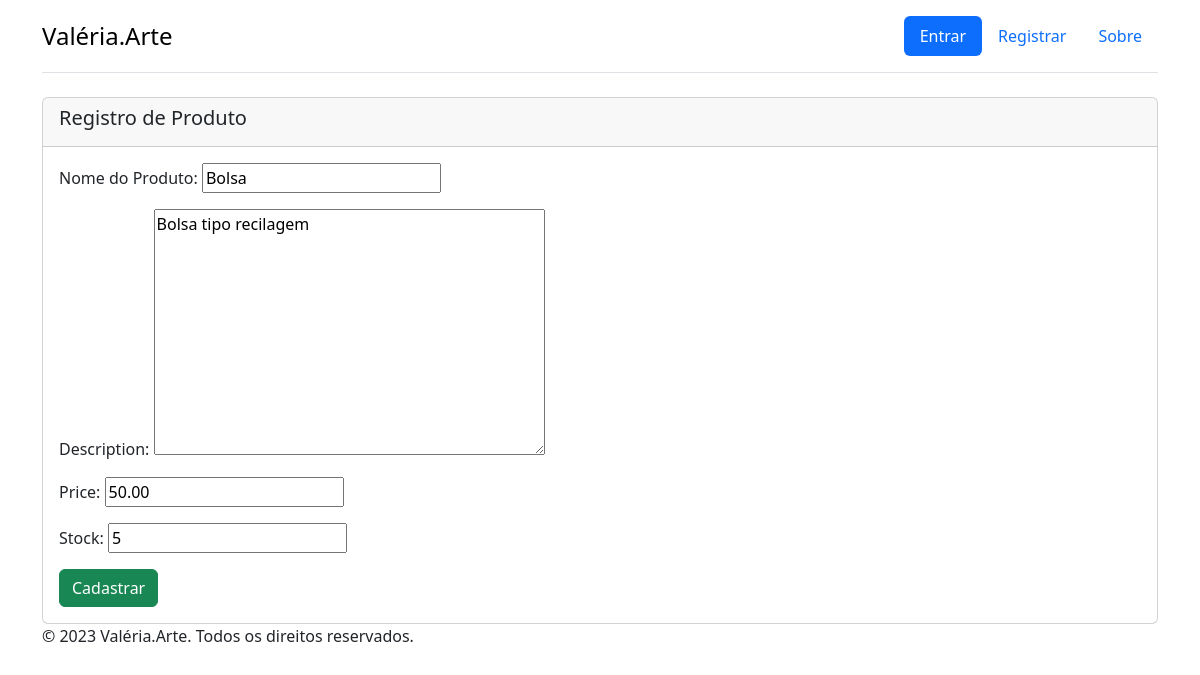
Page /products/product/1/edit/ on the earlier database version.
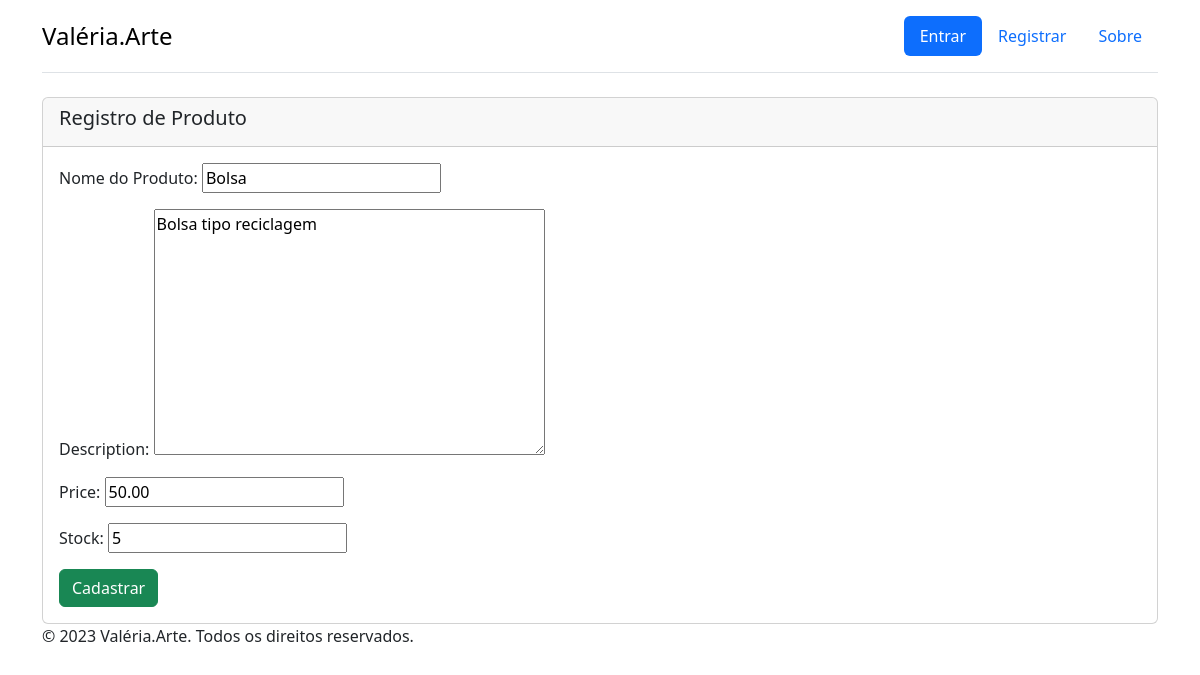
Same page on the later database version.
### products/models.py (models this page shows, shortened)
class Product(models.Model):
    name = models.CharField(max_length=100)
    description = models.TextField()
    price = models.DecimalField(max_digits=10, decimal_places=2)
    stock = models.IntegerField()
    class Meta:
        verbose_name = "Produto"
        verbose_name_plural = "Produtos"

### products/views.py (the view, shortened to what this page needs)
# urls.py: path('product/<int:pk>/edit/', ProductUpdateView.as_view(), name='product_edit'),
class ProductUpdateView(UpdateView):
    model = Product
    form_class = ProductForm
    template_name = 'produtos/product_form.html' # Reutiliza o mesmo formulário da criação
    success_url = reverse_lazy('products-index')

### products/forms.py
class ProductForm(forms.ModelForm):
    class Meta:
        model = Product
        fields = ('name', 'description', 'price', 'stock')
        labels = {
            'name': 'Nome do Produto',
        }

### templates/produtos/product_form.html (shortened to what this page needs)
{% extends '_layout2.html' %}
 {% block content %}
    <div class="card">
        <div class="card-header">
            <h5 class="card-title">Registro de Produto</h5>
        </div>
        <div class="card-body">
                <form method="post">
                    {{ form.as_p }}
                    <button type="submit" class="btn btn-success">Cadastrar</button>
                </form>
        </div>
    </div>
 {% endblock %}

Differences in the rows shown:
changed Product "Bolsa": description "Bolsa tipo recilagem" → "Bolsa tipo reciclagem"
